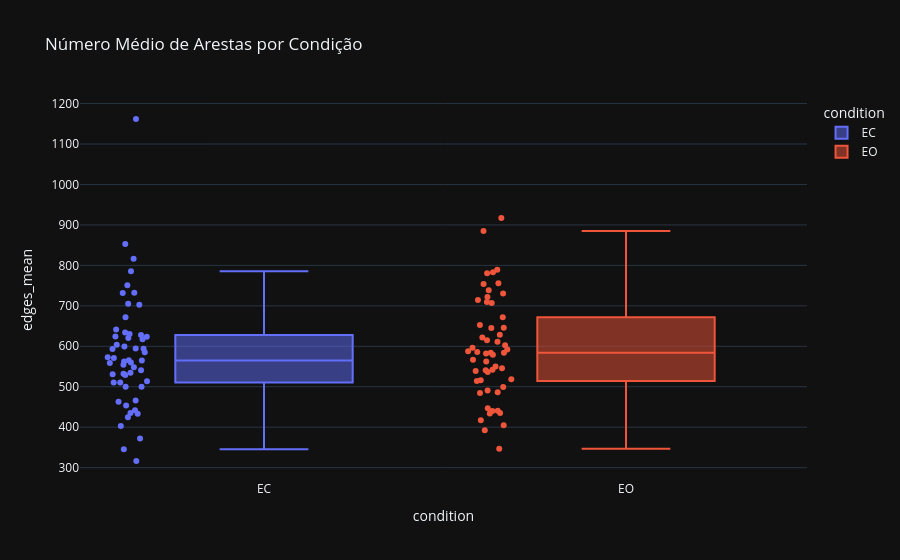

This figure's notebook cell:
### Markdown cell above
Número médio de arestas

### Code cell
fig = px.box(
    df_global,
    x="condition",
    y="edges_mean",
    color="condition",
    points="all",
    title="Número Médio de Arestas por Condição"
)

fig.show()

### Figure 1 — Plotly figure (JSON) as saved in the notebook; plotly's stock layout.template omitted (floating-point values rounded to 4 significant figures)
{"data": [{"alignmentgroup": "True", "boxpoints": "all", "hovertemplate": "condition=%{x}<br>edges_mean=%{y}<extra></extra>", "legendgroup": "EC", "marker": {"color": "#636efa"}, "name": "EC", "notched": false, "offsetgroup": "EC", "orientation": "v", "showlegend": true, "type": "box", "x": ["EC", "EC", "EC", "EC", "EC", "EC", "EC", "EC", "EC", "EC", "EC", "EC", "EC", "EC", "EC", "EC", "EC", "EC", "EC", "EC", "EC", "EC", "EC", "EC", "EC", "EC", "EC", "EC", "EC", "EC", "EC", "EC", "EC", "EC", "EC", "EC", "EC", "EC", "EC", "EC", "EC", "EC", "EC", "EC", "EC", "EC", "EC", "EC", "EC", "EC", "EC", "EC", "EC", "EC"], "x0": " ", "xaxis": "x", "y": [403.2, 548.0, 634.0, 603.5, 594.8, 560.1, 510.4, 558.7, 462.8, 435.0, 750.9, 554.4, 702.9, 345.5, 465.8, 500.2, 510.3, 453.8, 630.7, 816.1, 424.4, 853.0, 1162.0, 705.2, 564.7, 785.4, 623.8, 671.8, 534.8, 513.4, 573.0, 731.7, 593.8, 316.4, 442.1, 593.1, 620.2, 562.3, 732.4, 532.2, 599.8, 540.8, 627.8, 617.4, 624.3, 372.0, 641.4, 529.2, 433.1, 570.8, 585.2, 500.2, 565.6, 530.8], "y0": " ", "yaxis": "y"}, {"alignmentgroup": "True", "boxpoints": "all", "hovertemplate": "condition=%{x}<br>edges_mean=%{y}<extra></extra>", "legendgroup": "EO", "marker": {"color": "#EF553B"}, "name": "EO", "notched": false, "offsetgroup": "EO", "orientation": "v", "showlegend": true, "type": "box", "x": ["EO", "EO", "EO", "EO", "EO", "EO", "EO", "EO", "EO", "EO", "EO", "EO", "EO", "EO", "EO", "EO", "EO", "EO", "EO", "EO", "EO", "EO", "EO", "EO", "EO", "EO", "EO", "EO", "EO", "EO", "EO", "EO", "EO", "EO", "EO", "EO", "EO", "EO", "EO", "EO", "EO", "EO", "EO", "EO", "EO", "EO", "EO", "EO", "EO", "EO", "EO", "EO", "EO", "EO"], "x0": " ", "xaxis": "x", "y": [490.8, 440.0, 755.9, 628.6, 671.6, 538.9, 545.9, 562.4, 514.0, 707.0, 566.5, 884.7, 780.5, 652.3, 591.9, 738.8, 434.0, 347.0, 541.0, 783.2, 486.2, 754.0, 917.0, 602.6, 730.3, 645.9, 615.2, 584.0, 484.6, 645.5, 416.9, 587.9, 621.7, 536.2, 549.8, 789.1, 499.2, 714.7, 542.2, 446.9, 709.3, 585.8, 578.9, 596.1, 435.3, 518.5, 582.1, 721.8, 440.7, 583.9, 516.2, 392.2, 611.1, 405.1], "y0": " ", "yaxis": "y"}], "layout": {"boxmode": "overlay", "legend": {"title": {"text": "condition"}, "tracegroupgap": 0}, "title": {"text": "Número Médio de Arestas por Condição"}, "xaxis": {"anchor": "y", "categoryarray": ["EC", "EO"], "categoryorder": "array", "domain": [0, 1], "title": {"text": "condition"}}, "yaxis": {"anchor": "x", "domain": [0, 1], "title": {"text": "edges_mean"}}}}
